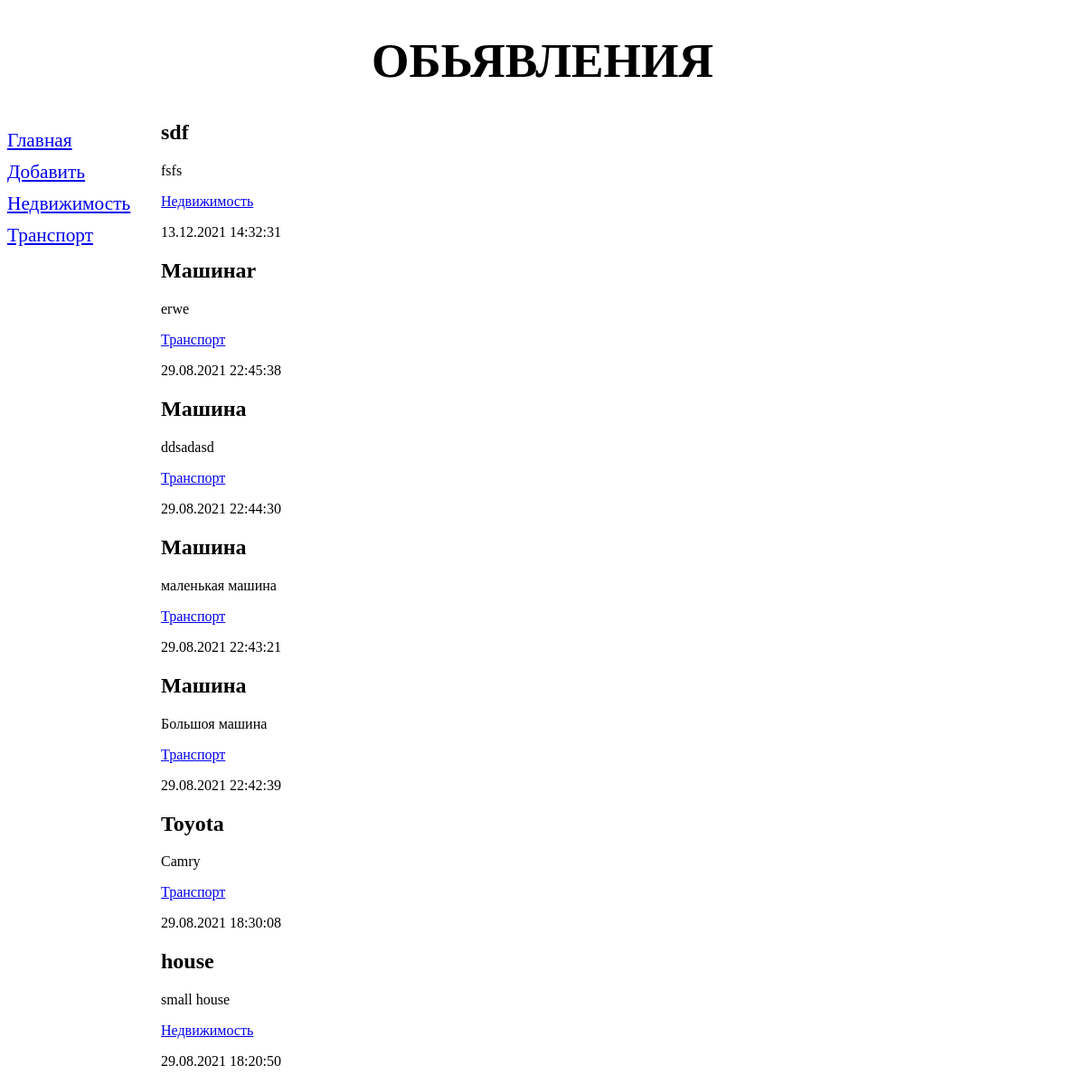
/wall/, run on the app's committed database.
### wall/models.py (models this page shows, shortened)
class Rubric(models.Model):
    name = models.CharField(max_length=50, db_index=True, verbose_name='Название')
    class Meta:
        verbose_name = 'Рубрика'
        verbose_name_plural = 'Рубрики'
        ordering = ['name']

class Wall(models.Model):
    title = models.CharField(max_length=50, verbose_name='Название товара')
    content = models.TextField(max_length=500, null=True, blank=True, verbose_name='Описание')
    price = models.FloatField(null=True, blank=True, verbose_name='Цена')
    published = models.DateTimeField(auto_now_add=True, db_index=True, verbose_name='Дата публикации')
    rubric = models.ForeignKey('Rubric', null=True, on_delete=models.PROTECT, verbose_name='Рубрика')
    class Meta:
        verbose_name_plural = 'Обьявления'
        verbose_name = 'Обьявление'
        ordering = ['-published']

### wall/views.py (the view)
# urls.py: path('', index, name='index')
def index(request):
    walls = Wall.objects.all()
    rubrics = Rubric.objects.all()
    context = {
        'walls': walls,
        'title': 'Доска обьявлений',
        'rubrics': rubrics
    }
    return render(request, 'wall/index.html', context)

### wall/templates/wall/index.html
{% extends 'wall/layout/basic.html' %}
{% block content %}
{% for wall in walls %}
    <div>
        <h2>{{ wall.title }}</h2>
        <p>{{ wall.content }}</p>
        <p><a href="{% url 'by_rubric' wall.rubric.pk %}">
            {{ wall.rubric.name }}</a></p>
        <p>{{ wall.published|date:'d.m.Y H:i:s' }}</p>
    </div>
{% endfor %}
{% endblock %}

### wall/templates/wall/layout/basic.html (shortened to what this page needs)
{% load static %}
<!DOCTYPE html>
<html lang="en">
<head>
    <link rel="stylesheet" type = 'text/css' href="{% static 'wall/style.css' %}">
</head>
<body>
    <header>
        <h1>Обьявления</h1>
    </header>
    <nav>
        <a href="{% url 'index' %}">Главная</a>
        <a href="{% url 'add' %}">Добавить</a>
        {% for rubric in rubrics %}
        <a href="{% url 'by_rubric' rubric.pk %}">
            {{ rubric.name }}</a>
        {% endfor %}
    </nav>
    <section>
        {% block content %}
        {% endblock %}
    </section>
</body>
</html>

### wall/static/wall/style.css (style rules this page uses)
header h1 { font-size : 40pt; text-transform: uppercase; text-align: center; }
nav { font-size: 16pt; width: 150px; float: left; }
nav a { display: block; margin: 10px 0px; }
section { margin-left: 170px; }

### data on the page
Rubric: name "Недвижимость"
Rubric: name "Транспорт"
Wall: title "sdf", content "fsfs", rubric.name "Недвижимость", published "13.12.2021 14:32:31"
Wall: title "Машинаr", content "erwe", rubric.name "Транспорт", published "29.08.2021 22:45:38"
Wall: title "Машина", content "ddsadasd", rubric.name "Транспорт", published "29.08.2021 22:44:30"
Wall: title "Машина", content "маленькая машина", rubric.name "Транспорт", published "29.08.2021 22:43:21"
Wall: title "Машина", content "Большоя машина", rubric.name "Транспорт", published "29.08.2021 22:42:39"
Wall: title "Toyota", content "Camry", rubric.name "Транспорт", published "29.08.2021 18:30:08"
Wall: title "house", content "small house", rubric.name "Недвижимость", published "29.08.2021 18:20:50"
